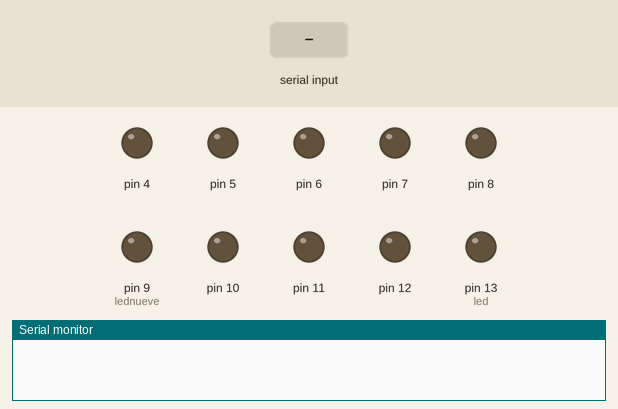
Simulated run of this sketch. Board: Arduino Uno, built with avr-gcc and run on an emulated ATmega328P. Shown: output pins drawn as LEDs (lit = HIGH), the last lines printed to the serial monitor. The test bench sets the inputs (shaded band).

Above: at 1.2 s.
1.3 s: "30,150\n" received over Serial
At 2.5 s:
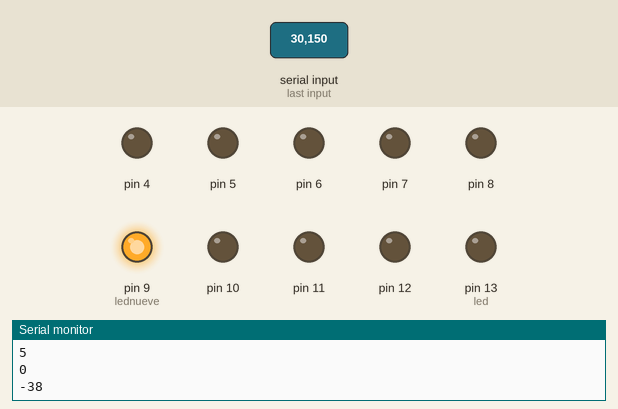
2.8 s: "90,45\n" received over Serial
Timing chart, 0 to 5.8 s (numbered marks = the images above; inputs shaded):
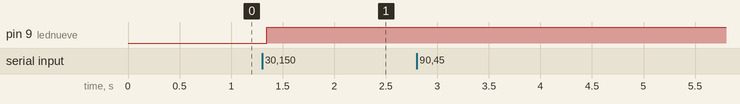

The sketch:

pythonQTled.ino.ino
```cpp
int i = 0;
#define leduno 4
#define leddos 5
#define ledtres 6
#define lednueve 9
#define led 13


int brightness = 0;    // how bright the LED is
int fadeAmount = 5;    // how many points to fade the LED by

// the setup routine runs once when you press reset:
void setup() {
  Serial.begin(9600);
  for (i=4; i<=13; i++){
       pinMode(i, OUTPUT);
  }

}

// the loop routine runs over and over again forever:
void loop() {
  if(Serial.available()) {
    int in = Serial.read();

    in = in-48;
    Serial.println(in);
    analogWrite(lednueve, in );


    if(in == 37){
        digitalWrite(led, HIGH);
    }

    if(in == 40){
        digitalWrite(led, LOW);
    }

    if(in == 'B' ){
        int data = Serial.read();
        //Serial.println(data);
        analogWrite(lednueve, brightness);
        // change the brightness for next time through the loop:
        if ( brightness > 0) {
          brightness = brightness + fadeAmount;
        }

         if ( brightness <= 5) {
          brightness =  brightness + 1;

        }
         //Serial.println(brightness );
        if ( brightness >= 45) {
        //fadeAmount = -fadeAmount ;
        brightness = fadeAmount - brightness   ;
        //Serial.println("fade: "+fadeAmount);
         }

    }


  }
}
```

Measured:
- after the input at 1.3 s, pin 9 (lednueve): LOW → HIGH after 0.05 s
